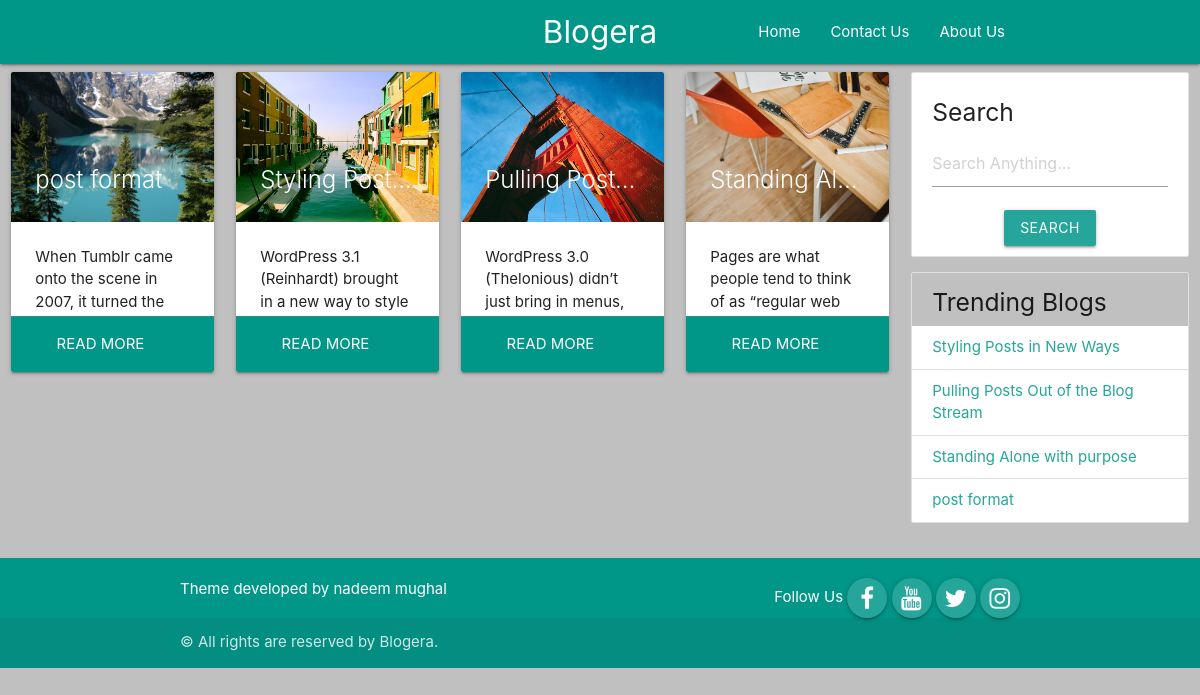
The page / on the database its author committed.
### tables this page shows
CREATE TABLE `posts` (
  `id` int(11) NOT NULL,
  `title` varchar(255) NOT NULL,
  `content` text NOT NULL,
  `author` varchar(100) NOT NULL,
  `image` varchar(200) NOT NULL,
  `view` int(11) NOT NULL
);

### index.php (the view)
<?php
include"includes/header.php";
?>
<?php
include"includes/navbar.php";
?>
<div class="row">
<div class="col l9 m9 s12">
    <div class="row">
        <?php
        $sql = "select * from posts order by id desc";
        $res = mysqli_query($con,$sql);
        if(mysqli_num_rows($res)>0)
        {
            while($row = mysqli_fetch_assoc($res))
            {
        ?>
        <div class="col l3 m4 s6">
            <div class="card small">
                <div class="card-image">
                <img src="admin/image/<?php echo $row['image']; ?>" alt="" style="height:150px;">
                <span class="card-title  truncate"><?php echo html_entity_decode( $row['title']);  ?></span>
                </div>
                <div class="card-content">
                    <p>
                        <?php
                        echo html_entity_decode( $row['content']);
                        ?>
                    </p>
                </div>
                <div class="card-action teal center">
                    <a href="post.php?id=<?php echo $row['id']; ?>" class="white-text">Read More</a>
                </div>
            </div>
        </div>
        <?php
        }}
        ?>
    </div>
</div>
<?php
include"includes/sidebar.php";
?>
<?php
include"includes/footer.php";
?>

### includes/sidebar.php
<div class="col l3 m3 s12">
<ul class="collection">
    <li class="collection-item">
        <h5>Search</h5>
        <form action="search.php" method="get">
        <div class="input-field">
            <input type="text" name="search" placeholder="Search Anything...">
        </div>
       <div class="center">
       <input type="submit" class="btn text-center" name="submit" value="SEARCH">
       </div>
        </form>
    </li>
</ul>
<div class="collection">
    <div class="collection-header">
        <h5 style="padding-left: 20px;">Trending Blogs</h5>
    </div>
    <?php
    $sql = "select * from posts order by view desc";
    $res = mysqli_query($con,$sql);
    if(mysqli_num_rows($res)>0)
    {
        while($row = mysqli_fetch_assoc($res))
        {
    ?>
    <a href="post.php?id=<?php echo $row['id']; ?>" class="collection-item">
    <?php echo $row['title'] ?>
    </a>
  <?php }} ?>
</div>
</div>
</div>

### includes/header.php (style rules this page uses)
body { background-color: silver; }

### rows shown on the page
posts: image (picture), title "post format", content "When Tumblr came onto the scene in 2007, it turned the…"
posts: image (picture), title "Styling Post…", content "WordPress 3.1 (Reinhardt) brought in a new way to style…", title "Styling Posts in New Ways"
posts: image (picture), title "Pulling Post…", content "WordPress 3.0 (Thelonious) didn’t just bring in menus,…", title "Pulling Posts Out of the Blog Stream"
posts: image (picture), title "Standing Al…", content "Pages are what people tend to think of as “regular web…", title "Standing Alone with purpose"
